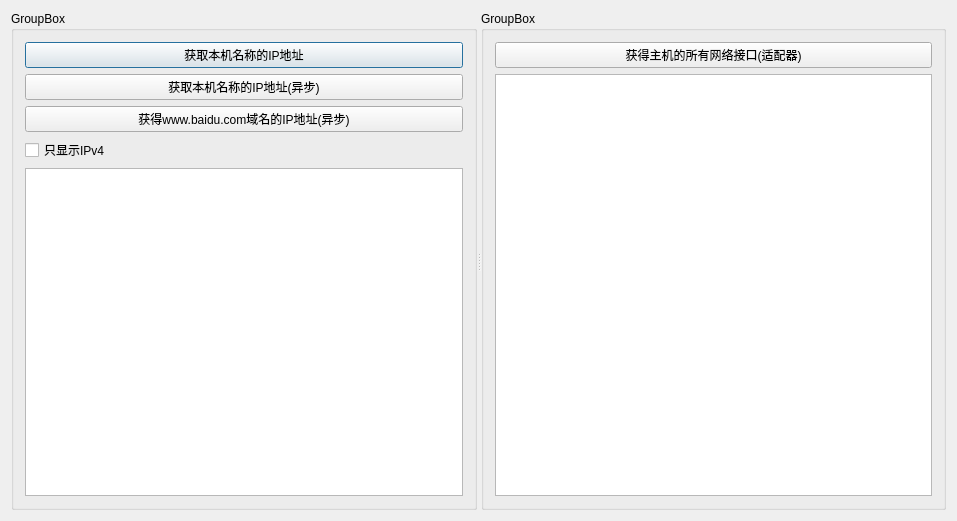
<?xml version="1.0" encoding="UTF-8"?>
<ui version="4.0">
 <class>NetworkInfoDemoClass</class>
 <widget class="QDialog" name="NetworkInfoDemoClass">
  <property name="geometry">
   <rect>
    <x>0</x>
    <y>0</y>
    <width>957</width>
    <height>521</height>
   </rect>
  </property>
  <property name="windowTitle">
   <string>NetworkInfoDemo</string>
  </property>
  <layout class="QHBoxLayout" name="horizontalLayout">
   <item>
    <widget class="QSplitter" name="splitter">
     <property name="orientation">
      <enum>Qt::Horizontal</enum>
     </property>
     <widget class="QGroupBox" name="groupBox">
      <property name="title">
       <string>GroupBox</string>
      </property>
      <layout class="QVBoxLayout" name="verticalLayout">
       <item>
        <widget class="QPushButton" name="btnGetHostInfo1">
         <property name="text">
          <string>获取本机名称的IP地址</string>
         </property>
        </widget>
       </item>
       <item>
        <widget class="QPushButton" name="btnGetHostInfo2">
         <property name="text">
          <string>获取本机名称的IP地址(异步)</string>
         </property>
        </widget>
       </item>
       <item>
        <widget class="QPushButton" name="btnGetHostInfo3">
         <property name="text">
          <string>获得www.baidu.com域名的IP地址(异步)</string>
         </property>
        </widget>
       </item>
       <item>
        <widget class="QCheckBox" name="cbOnlyIPv4">
         <property name="text">
          <string>只显示IPv4</string>
         </property>
        </widget>
       </item>
       <item>
        <widget class="QListWidget" name="lstAddress"/>
       </item>
      </layout>
     </widget>
     <widget class="QGroupBox" name="groupBox_2">
      <property name="title">
       <string>GroupBox</string>
      </property>
      <layout class="QVBoxLayout" name="verticalLayout_2">
       <item>
        <widget class="QPushButton" name="btnGetNetworkInterface">
         <property name="text">
          <string>获得主机的所有网络接口(适配器)</string>
         </property>
        </widget>
       </item>
       <item>
        <widget class="QListWidget" name="lstInterface"/>
       </item>
      </layout>
     </widget>
    </widget>
   </item>
  </layout>
 </widget>
 <layoutdefault spacing="6" margin="11"/>
 <resources>
  <include location="NetworkInfoDemo.qrc"/>
 </resources>
 <connections/>
</ui>
